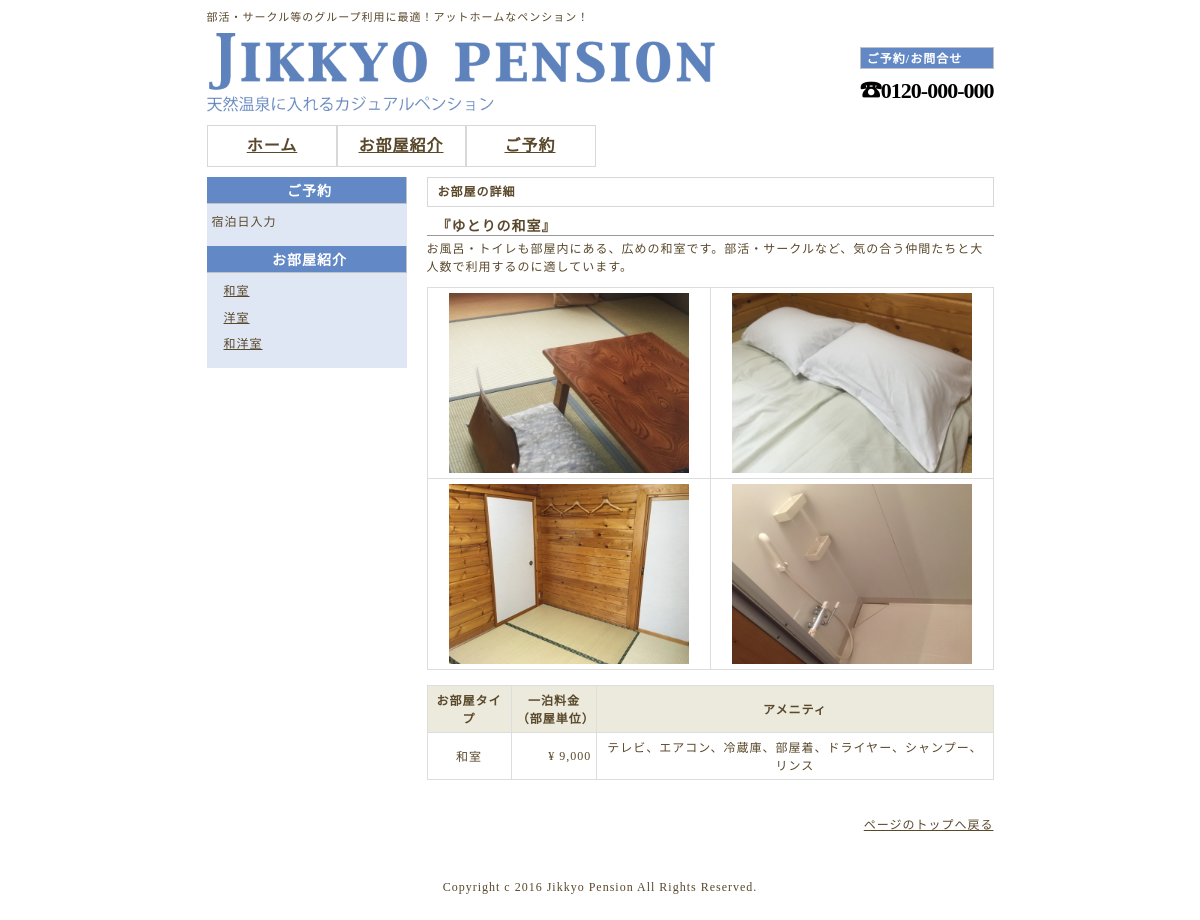
The app's page /roomDetail.php?rno=101 with its own data.
### tables this page shows
CREATE TABLE room (
 room_no INT NOT NULL,
 room_name VARCHAR(50) NOT NULL,
 information VARCHAR(255),
 main_image VARCHAR(50) NOT NULL,
 image1 VARCHAR(50),
 image2 VARCHAR(50),
 image3 VARCHAR(50),
 amenity VARCHAR(255),
 dayfee INT NOT NULL,
 capacity INT NOT NULL,
 type_id INT NOT NULL
);

CREATE TABLE room_type (
 type_id INT NOT NULL,
 type_name VARCHAR(30) NOT NULL
);

### roomDetail.php (the view, shortened to what this page needs)
<?php
  $rno = htmlspecialchars($_GET["rno"]);
  $link = mysqli_connect(DB_SERVER, DB_USER, DB_PASS, DB_NAME);
  mysqli_set_charset( $link, "utf8" );
?>
<!DOCTYPE html>
<html lang="ja">
  <head>
    <link href="./css/style.css" rel="stylesheet" type="text/css">
  </head>
  <body>
    <header id="header">
      <div id="pr">
        <p>部活・サークル等のグループ利用に最適！アットホームなペンション！</p>
      </div>
      <h1><a href="./index.php"><img src="./images/logo.png" alt=""></a></h1>
      <div id="contact">
        <h2>ご予約/お問合せ</h2>
        <span class="tel"><p>☎0120-000-000</p></span>
      </div>
    </header>
<?php include("./topMenu.php"); ?>
    <div id="contents">
<?php
  $sql = "SELECT room_name, information, main_image, image1, image2, image3,
          type_name, dayfee, amenity
          FROM room, room_type
          WHERE room.type_id = room_type.type_id
          AND room.room_no = {$rno}";
  $result = mysqli_query($link, $sql);
  $row = mysqli_fetch_array($result, MYSQLI_ASSOC);
?>
      <main id="main">
        <article>
          <section>
            <h2>お部屋の詳細</h2>
            <h3>『<?php echo $row['room_name']; ?>』</h3>
            <p><?php echo $row['information']; ?></p>
            <table>
              <tr>
                <td><img class="middle" src="./images/<?php echo $row['main_image']; ?>"></td>
                <td><img class="middle" src="./images/<?php echo $row['image1']; ?>"></td>
              </tr>
              <tr>
                <td><img class="middle" src="./images/<?php echo $row['image2']; ?>"></td>
                <td><img class="middle" src="./images/<?php echo $row['image3']; ?>"></td>
              </tr>
            </table>
            <br>
            <table>
                <th>お部屋タイプ</th>
                <th>一泊料金<br>（部屋単位）</th>
                <th>アメニティ</th>
              <tr>
                <td><?php echo $row['type_name']; ?></td>
                <td class="number">&yen;
                  <?php echo number_format($row['dayfee']); ?></td>
                <td><?php echo $row['amenity']; ?></td>
              </tr>
            </table>
            <br>
          </section>
        </article>
      </main>
      <aside id="side">
        <section>
          <h2>ご予約</h2>
          <ul>
            <li>宿泊日入力<a href="#"></a></li>
          </ul>
        </section>
        <section>
          <h2>お部屋紹介</h2>
<?php include("./sideList.php"); ?>
        </section>
      </aside>
    <div id="pageTop">
      <a href="#pageTop">ページのトップへ戻る</a>
    </div>
    </div>
    <footer id="footer">
      <p>Copyright c 2016 Jikkyo Pension All Rights Reserved.</p>
  </footer>
  </body>
</html>

### sideList.php (shortened to what this page needs)
<?php
  $s_link = mysqli_connect(DB_SERVER, DB_USER, DB_PASS, DB_NAME);
  mysqli_set_charset($s_link, "utf8");
  $s_result = mysqli_query($s_link, "SELECT * FROM room_type");
  echo "<ul>";
  while ($s_row = mysqli_fetch_array($s_result, MYSQLI_ASSOC)) {
    echo "<li><a href='./roomList.php?tid=". $s_row['type_id']."'>". $s_row['type_name'].
    "</a></li>\n";
  }
  echo "</ul>\n";
?>

### css/style.css (style rules this page uses)
html { overflow: scroll; }
body { letter-spacing: 1px; font-size: 12px; color: #5A482B; }
a { color: #5A482B; }
#header { position: relative; width: 787px; margin: 0 auto; }
#pr { position: absolute; width: 787px; left: 0; top: 0; }
#header h1 { margin: 0; padding-top: 25px; }
#contact { position: absolute; bottom: 0; right: 0; }
#contents { width: 787px; margin: 0 auto; padding: 10px; }
#pageTop { clear: both; padding: 20px 0; text-align: right; }
#main { float: right; width: 567px; }
#side { float: left; width: 200px; }
#footer { padding: 5px 0; text-align: center; }

### css/style_Deco.css (style rules this page uses)
img { border: 0; vertical-align: bottom; }
h1, h2, h3, h4, h5, h6 { margin: 0; }
#header img { width: 508px; }
#header h1 { margin: 0; padding-top: 25px; font-size: 32px; color: #ffffff; }
#header h2 { padding: 1px; font-size: 12px; color: #ffffff; padding-right: 6px; padding-left: 6px; background: #6289C6; border: 1px solid #C1C1C1; }
#header #pr p { margin: 0; font-size: 11px; }
#header #contact .tel { color: #000000; font-size: 22px; font-weight: bold; letter-spacing: -1px; line-height: 0; }
#contents { clear: both; }
#main h2 { margin-bottom: 8px; padding: 0 0 0 10px; color: #5A482B; font-family: Georgia, "MS 明朝", "Hiragino Mincho Pro W3", "ヒラギノ明朝 Pro W3", serif; font-size: 12px; font-weight: bold; line-height: 28px; border: 1px solid #D8D8D8; }
#main h3 { margin-bottom: 3px; padding-left: 10px; font-size: 14px; border-bottom: 1px solid #999; }
#main p { margin: 0 0 1em 0; font-size: 12px; }
#main table { width: 100%; border-collapse: collapse; }
#main table th { padding: 5px; font-size: 12px; text-align: center; border: 1px solid #ddd; background: #EBEADD; }
#main table td { padding: 5px; font-size: 12px; text-align: center; border: 1px solid #ddd; }
#main table td.number { text-align: right; }
#main img.middle { width: 240px; }
#side { background: #e0e7f4; }
#side section { margin-bottom: 10px; }
#side h2 { padding: 3px; font-size: 14px; font-weight: bold; color: #fff; padding-left: 10px; background: #6289C6; border-bottom: 1px solid #C1C1C1; border-right: 1px solid #C1C1C1; text-align: center; }
#side ul { margin: 5px 0 0 5px; padding: 0; }
#side li { padding: 5px 0 5px 0; line-height: 1.4; list-style: none; }
#side li a { display: block; padding-left: 12px; ; }

### records on screen
room: room_name "ゆとりの和室", information "お風呂・トイレも部屋内にある、広めの和室です。部活・サークルなど、気の合う仲間たちと大人数で利用するのに適しています。", main_image (picture), image1 (picture), image2 (picture), image3 (picture), type.type_name "和室", dayfee "9,000", amenity "テレビ、エアコン、冷蔵庫、部屋着、ドライヤー、シャンプー、リンス"
room_type: type_name "和室"
room_type: type_name "洋室"
room_type: type_name "和洋室"
